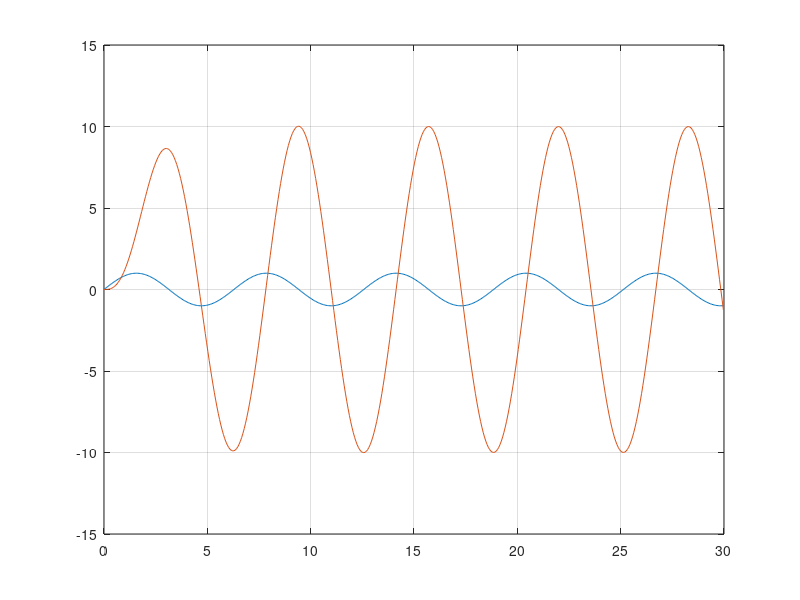

MATLAB code to generate this figure: (Note: this script raises an error after producing the figure.)
G3 = tf([10], [1, 1, 1])
w = 1;
T = 2*pi/w;

t = 0:T/100:30;
u = sin(w*t);
y = lsim(G3, u, t);
plot(t, u, t, y), grid on;


z = evalfr(G3, 1j*w);
m = abs(z) %pe grafic am vazut 10 (iesire > intrare)
mdb = 20*log10(m) %aproximativ 20
faza = 180*angle(z)/pi %defazajul in grade (negativ, -90); iesirea e in intarziere de faza

delta_t = (15.71 - 17.28) %defazajul in timp
phi = delta_t * w %defazajul in radiani
phideg = 180*phi/pi %defazajul in grade 


%%
figure
w = logspace(-2, 2, 2000);
bode(G3, w), grid %se observa defazajul in grade aprox -90deg si magnitudinea 20db





                    